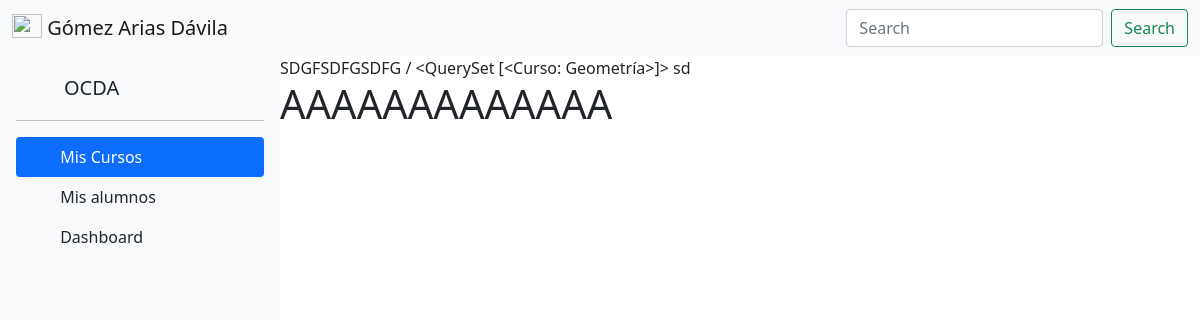
Before: /misAlumnos with the older database file.
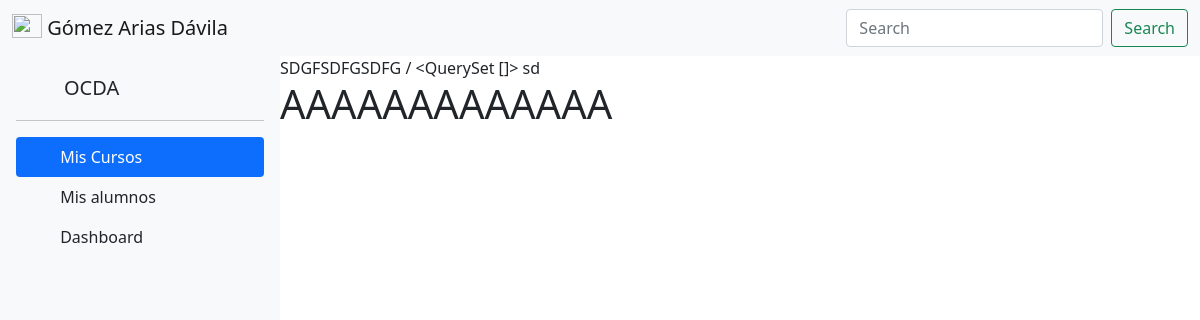
After: the same page with the newer database file.
### ocdaApp/models.py (models this page shows)
class Curso(models.Model):
    nombre = models.CharField(max_length=50)
    docente = models.ForeignKey(Usuario, on_delete=models.CASCADE)
    area = models.ForeignKey(Area, on_delete=models.CASCADE, unique=True)
    def __str__(self):
        return str(self.nombre)

### ocdaApp/views.py (the view)
# urls.py: path('misAlumnos', views.misAlumnos, name='misAlumnos'),
def misAlumnos(request):
    cursos = Curso.objects.all()
    return render(
        request,
        'ocdaApp/misAlumnos.html',
        {'cursos': cursos}
    )

### ocdaApp/templates/ocdaApp/misAlumnos.html (shortened to what this page needs)
{% extends "ocdaApp/home.html" %}
{%block container%}
    <div>SDGFSDFGSDFG {{docentes}} / {{cursos}}  sd</div>
    <h1>AAAAAAAAAAAAA</h1>
{%endblock%}

### ocdaApp/templates/ocdaApp/home.html (shortened to what this page needs)
<!DOCTYPE html>
<html lang="en">
<head>
    <link href="https://cdn.jsdelivr.net/npm/bootstrap@5.1.1/dist/css/bootstrap.min.css" rel="stylesheet">
  </head>
<body>
    <div class="vh-100">
        <nav class="navbar navbar-light bg-light">
            <div class="container-fluid">
              <a class="navbar-brand" href="#">
                <img src="/docs/5.1/assets/brand/bootstrap-logo.svg" alt="" width="30" height="24" class="d-inline-block align-text-top">
                Gómez Arias Dávila
              </a>
              <form class="d-flex">
                <input class="form-control me-2" type="search" placeholder="Search" aria-label="Search">
                <button class="btn btn-outline-success" type="submit">Search</button>
              </form>
            </div>
          </nav>
        <div class="h-100 d-flex">
            <div class="h-100 d-flex flex-column flex-shrink-0 p-3 bg-light" style="width: 280px;">
                <a href="/" class="d-flex align-items-center mb-3 mb-md-0 me-md-auto link-dark text-decoration-none">
                  <svg class="bi me-2" width="40" height="32"><use xlink:href="#bootstrap"></use></svg>
                  <span class="fs-5">OCDA</span>
                </a>
                <hr>
                <ul class="nav nav-pills flex-column mb-auto">
                  <li class="nav-item">
                    <a href="#" class="nav-link active" aria-current="page">
                      <svg class="bi me-2" width="16" height="16"><use xlink:href="#home"></use></svg>
                      Mis Cursos
                    </a>
                  </li>
                  <li>
                    <a href="#" class="nav-link link-dark">
                      <svg class="bi me-2" width="16" height="16"><use xlink:href="#speedometer2"></use></svg>
                      Mis alumnos
                    </a>
                  </li>
                  <li>
                    <a href="#" class="nav-link link-dark">
                      <svg class="bi me-2" width="16" height="16"><use xlink:href="#speedometer2"></use></svg>
                      Dashboard
                    </a>
                  </li>
              </div>
            <div>
                {%block container%} {%endblock%}
            </div>
        </div>
    </div>
</body>
</html>

Changed rows visible on the page:
removed Curso: nombre "<QuerySet [<Curso: Geometría>]>"
Other visible differences:
{{ cursos }}: (not shown) → "<QuerySet []>"
